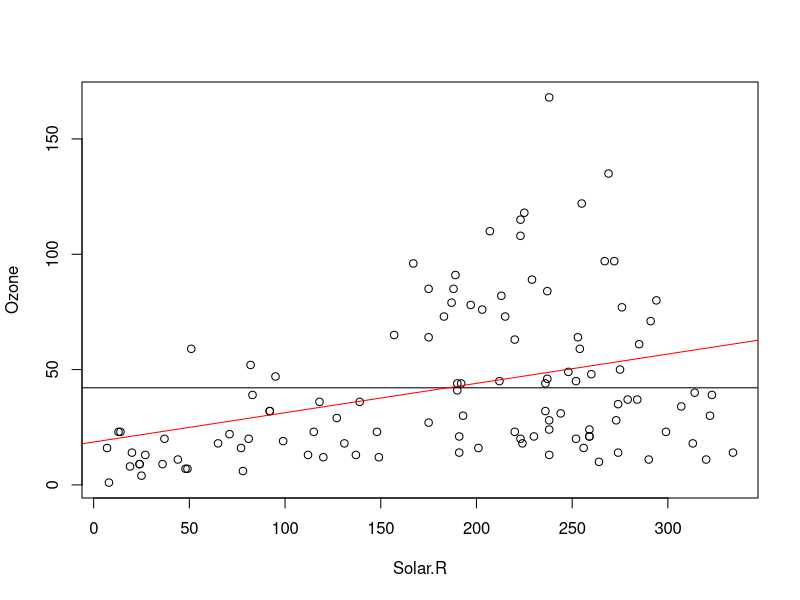
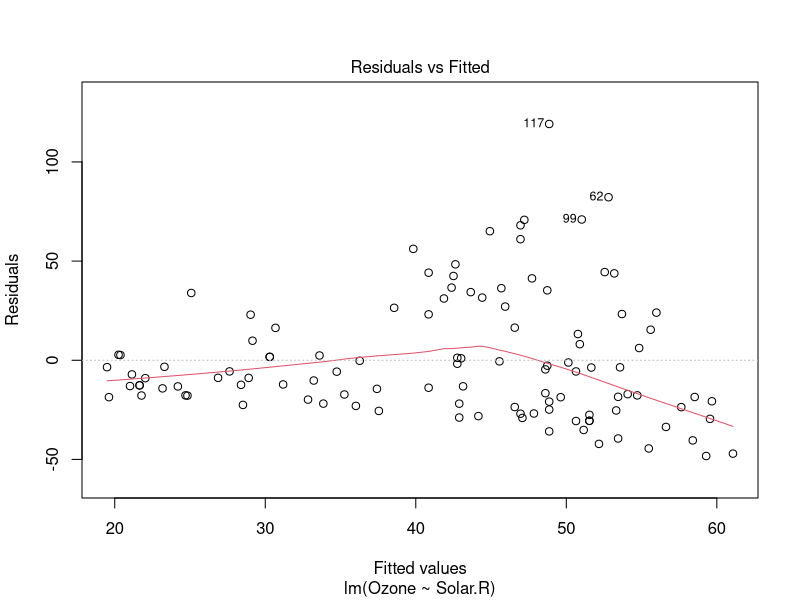
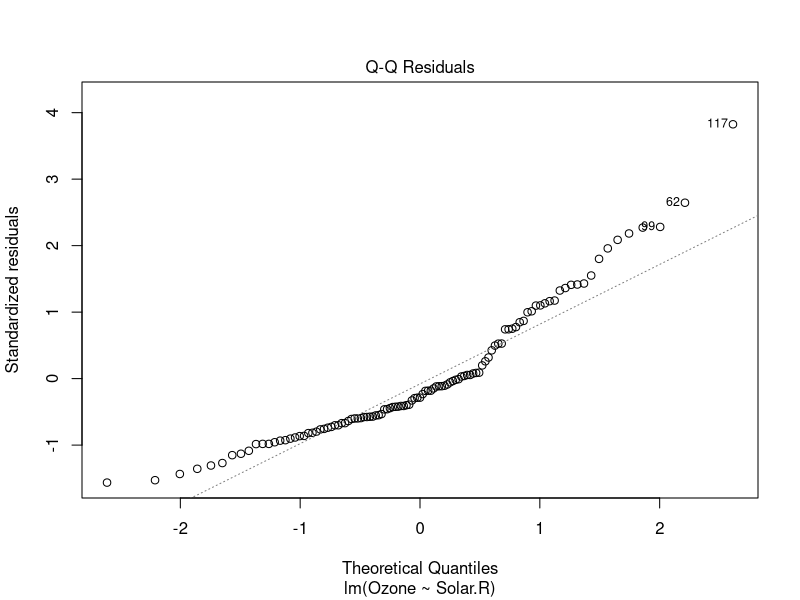
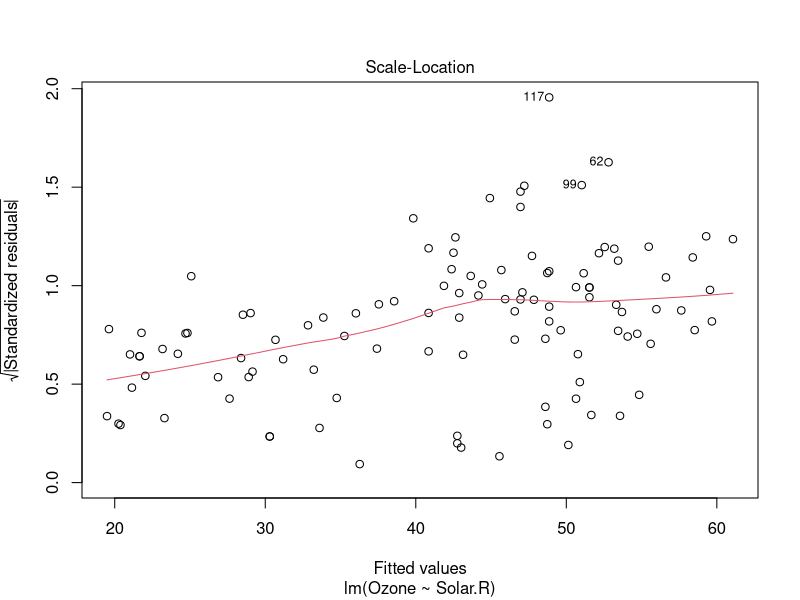
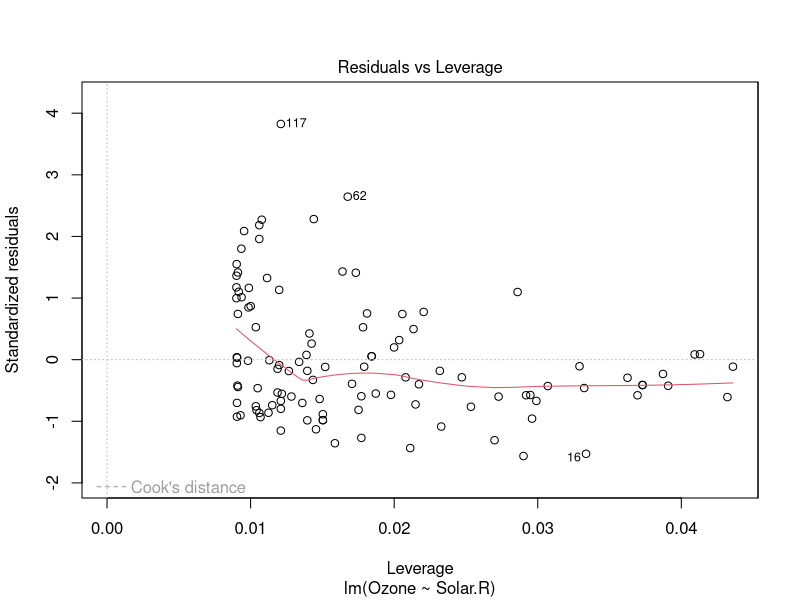

The R source for these figures, in order:
# import finance data
# finance = read.csv("Finance data Reshaped.csv")
#A-TEAM

# Notes
# View availabule Datasets
data()

# load airquality
data(airquality)

# get variabule names
names(airquality)
# "Ozone"   "Solar.R" "Wind"    "Temp"    "Month"   "Day" 

# remove missing values
airquality = na.omit(airquality)

# plot Data
plot(Ozone~Solar.R, data=airquality)

# calulate ozone mean
mean.Ozone = mean(airquality$Ozone)

# add ozone mean to the plot
abline(h=mean.Ozone)

# use lm to fit regression line
model1 = lm(Ozone~Solar.R, data=airquality)

# view intersept and slope of the model
model1

# plot the regression line
abline(model1, col="red")

# view plots for this model
plot(model1)
